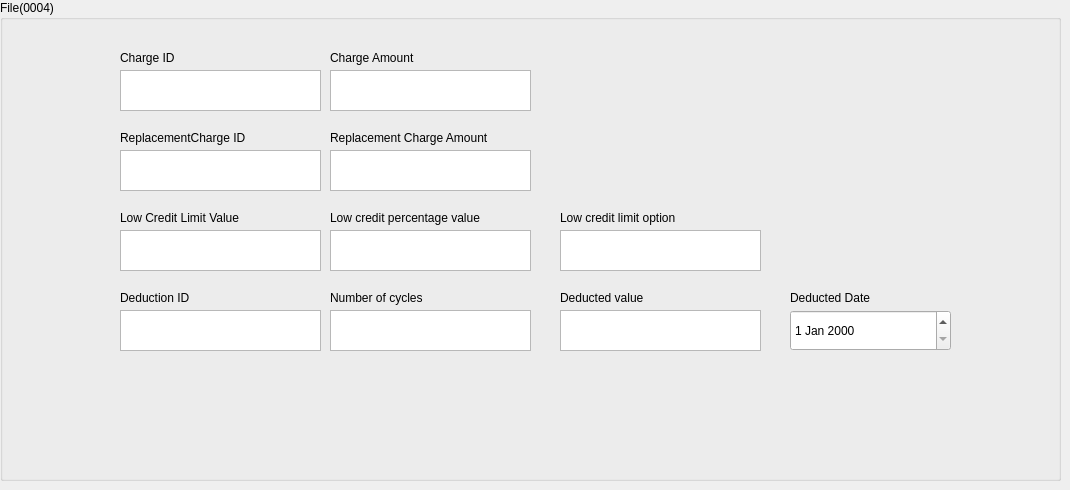
         <widget class="QWidget" name="page_File_4">
          <widget class="QGroupBox" name="groupBoxMain_4">
           <property name="geometry">
            <rect>
             <x>0</x>
             <y>0</y>
             <width>1061</width>
             <height>481</height>
            </rect>
           </property>
           <property name="title">
            <string>File(0004)</string>
           </property>
           <widget class="QLabel" name="L_ChargeAmount">
            <property name="geometry">
             <rect>
              <x>330</x>
              <y>50</y>
              <width>201</width>
              <height>16</height>
             </rect>
            </property>
            <property name="text">
             <string>Charge Amount</string>
            </property>
           </widget>
           <widget class="QTextEdit" name="T_ChargeAmount">
            <property name="geometry">
             <rect>
              <x>330</x>
              <y>70</y>
              <width>201</width>
              <height>41</height>
             </rect>
            </property>
           </widget>
           <widget class="QTextEdit" name="T_ChargeID">
            <property name="geometry">
             <rect>
              <x>120</x>
              <y>70</y>
              <width>201</width>
              <height>41</height>
             </rect>
            </property>
           </widget>
           <widget class="QLabel" name="L_ChargeID">
            <property name="geometry">
             <rect>
              <x>120</x>
              <y>50</y>
              <width>201</width>
              <height>16</height>
             </rect>
            </property>
            <property name="text">
             <string>Charge ID</string>
            </property>
           </widget>
           <widget class="QTextEdit" name="T_ReplacementChargeAmount">
            <property name="geometry">
             <rect>
              <x>330</x>
              <y>150</y>
              <width>201</width>
              <height>41</height>
             </rect>
            </property>
           </widget>
           <widget class="QLabel" name="L_ReplacementChargeAmount">
            <property name="geometry">
             <rect>
              <x>330</x>
              <y>130</y>
              <width>201</width>
              <height>16</height>
             </rect>
            </property>
            <property name="text">
             <string>Replacement Charge Amount</string>
            </property>
           </widget>
           <widget class="QTextEdit" name="T_ReplacementChargeID">
            <property name="geometry">
             <rect>
              <x>120</x>
              <y>150</y>
              <width>201</width>
              <height>41</height>
             </rect>
            </property>
           </widget>
           <widget class="QLabel" name="L_ReplacementChargeID">
            <property name="geometry">
             <rect>
              <x>120</x>
              <y>130</y>
              <width>201</width>
              <height>16</height>
             </rect>
            </property>
            <property name="text">
             <string>ReplacementCharge ID</string>
            </property>
           </widget>
           <widget class="QTextEdit" name="T_Lowcreditpercentagevalue">
            <property name="geometry">
             <rect>
              <x>330</x>
              <y>230</y>
              <width>201</width>
              <height>41</height>
             </rect>
            </property>
           </widget>
           <widget class="QLabel" name="L_Lowcreditpercentagevalue">
            <property name="geometry">
             <rect>
              <x>330</x>
              <y>210</y>
              <width>201</width>
              <height>16</height>
             </rect>
            </property>
            <property name="text">
             <string>Low credit percentage value</string>
            </property>
           </widget>
           <widget class="QTextEdit" name="T_LowCreditLimitValue">
            <property name="geometry">
             <rect>
              <x>120</x>
              <y>230</y>
              <width>201</width>
              <height>41</height>
             </rect>
            </property>
           </widget>
           <widget class="QLabel" name="L_LowCreditLimitValue">
            <property name="geometry">
             <rect>
              <x>120</x>
              <y>210</y>
              <width>201</width>
              <height>16</height>
             </rect>
            </property>
            <property name="text">
             <string>Low Credit Limit Value</string>
            </property>
           </widget>
           <widget class="QTextEdit" name="T_Numberofcycles">
            <property name="geometry">
             <rect>
              <x>330</x>
              <y>310</y>
              <width>201</width>
              <height>41</height>
             </rect>
            </property>
           </widget>
           <widget class="QLabel" name="L_Numberofcycles">
            <property name="geometry">
             <rect>
              <x>330</x>
              <y>290</y>
              <width>201</width>
              <height>16</height>
             </rect>
            </property>
            <property name="text">
             <string>Number of cycles</string>
            </property>
           </widget>
           <widget class="QTextEdit" name="T_DeductionID">
            <property name="geometry">
             <rect>
              <x>120</x>
              <y>310</y>
              <width>201</width>
              <height>41</height>
             </rect>
            </property>
           </widget>
           <widget class="QLabel" name="L_DeductionID">
            <property name="geometry">
             <rect>
              <x>120</x>
              <y>290</y>
              <width>201</width>
              <height>16</height>
             </rect>
            </property>
            <property name="text">
             <string>Deduction ID</string>
            </property>
           </widget>
           <widget class="QLabel" name="L_Lowcreditlimitoption">
            <property name="geometry">
             <rect>
              <x>560</x>
              <y>210</y>
              <width>201</width>
              <height>16</height>
             </rect>
            </property>
            <property name="text">
             <string>Low credit limit option</string>
            </property>
           </widget>
           <widget class="QTextEdit" name="T_Lowcreditlimitoption">
            <property name="geometry">
             <rect>
              <x>560</x>
              <y>230</y>
              <width>201</width>
              <height>41</height>
             </rect>
            </property>
           </widget>
           <widget class="QLabel" name="L_Deductedvalue">
            <property name="geometry">
             <rect>
              <x>560</x>
              <y>290</y>
              <width>201</width>
              <height>16</height>
             </rect>
            </property>
            <property name="text">
             <string>Deducted value</string>
            </property>
           </widget>
           <widget class="QTextEdit" name="T_Deductedvalue">
            <property name="geometry">
             <rect>
              <x>560</x>
              <y>310</y>
              <width>201</width>
              <height>41</height>
             </rect>
            </property>
           </widget>
           <widget class="QDateEdit" name="dat_DeductionstartcycleDate">
            <property name="geometry">
             <rect>
              <x>790</x>
              <y>310</y>
              <width>161</width>
              <height>41</height>
             </rect>
            </property>
           </widget>
           <widget class="QLabel" name="L_DeductionstartcycleDate">
            <property name="geometry">
             <rect>
              <x>790</x>
              <y>290</y>
              <width>151</width>
              <height>16</height>
             </rect>
            </property>
            <property name="text">
             <string>Deducted Date</string>
            </property>
           </widget>
          </widget>
         </widget>
